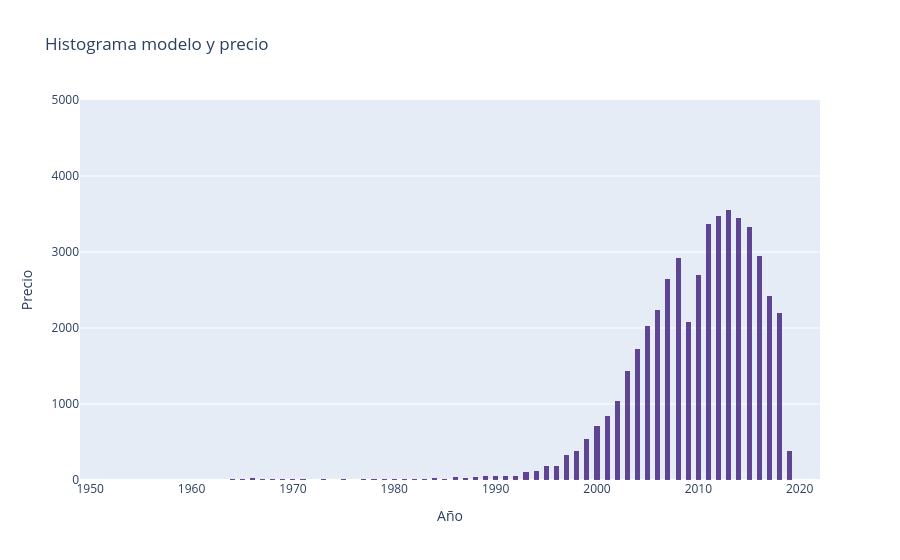

The code cell stored with this chart in its notebook:
### Markdown cell above
Histograma alternativo

### Code cell
fig = go.Figure(data=[go.Histogram(x=car_data['model_year'], y=car_data['price'],nbinsx=10000)])

# Opcional: Puedes añadir un título al gráfico si lo deseas
fig.update_layout(title_text='Histograma modelo y precio')
fig.update_xaxes(range=[1949, 2022])  # Limitando el eje x de 0 a 0.2M ya que la mayor parte de los datos stan en este rango
fig.update_yaxes(range=[0, 5000])
#fig.update_layout(title_text='Distribución del Odómetro (0-0.2m)')

fig.update_traces(opacity=0.75,marker_color='#330C73')
fig.update_layout(
    
    xaxis_title_text='Año', # xaxis label
    yaxis_title_text='Precio', # yaxis label
)
# Mostrar el gráfico Plotly
fig.show()
#price  model_year

### Figure 1 — Plotly figure (JSON) as saved in the notebook; plotly's stock layout.template omitted (floating-point values rounded to 4 significant figures; data arrays with more than 128 entries replaced by an {"elided": "..."} marker saying what was removed)
{"data": [{"marker": {"color": "#330C73"}, "nbinsx": 10000, "opacity": 0.75, "type": "histogram", "x": {"elided": "51525 int values"}, "y": {"elided": "51525 int values"}}], "layout": {"title": {"text": "Histograma modelo y precio"}, "xaxis": {"range": [1949, 2022], "title": {"text": "Año"}}, "yaxis": {"range": [0, 5000], "title": {"text": "Precio"}}}}
